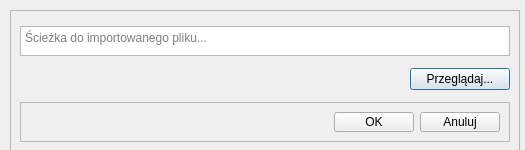
<?xml version="1.0" encoding="UTF-8"?>
<ui version="4.0">
 <class>QDialogImportBrowser</class>
 <widget class="QDialog" name="QDialogImportBrowser">
  <property name="geometry">
   <rect>
    <x>0</x>
    <y>0</y>
    <width>525</width>
    <height>150</height>
   </rect>
  </property>
  <property name="sizePolicy">
   <sizepolicy hsizetype="Fixed" vsizetype="Fixed">
    <horstretch>0</horstretch>
    <verstretch>0</verstretch>
   </sizepolicy>
  </property>
  <property name="minimumSize">
   <size>
    <width>525</width>
    <height>150</height>
   </size>
  </property>
  <property name="maximumSize">
   <size>
    <width>525</width>
    <height>150</height>
   </size>
  </property>
  <property name="windowTitle">
   <string>Import z pliku .csv</string>
  </property>
  <property name="locale">
   <locale language="Polish" country="Poland"/>
  </property>
  <widget class="QFrame" name="frameFilepath">
   <property name="geometry">
    <rect>
     <x>10</x>
     <y>10</y>
     <width>510</width>
     <height>151</height>
    </rect>
   </property>
   <property name="maximumSize">
    <size>
     <width>16777215</width>
     <height>500</height>
    </size>
   </property>
   <property name="frameShape">
    <enum>QFrame::StyledPanel</enum>
   </property>
   <property name="frameShadow">
    <enum>QFrame::Raised</enum>
   </property>
   <layout class="QVBoxLayout" name="verticalLayout_2">
    <item>
     <widget class="QPlainTextEdit" name="providedFilepath">
      <property name="maximumSize">
       <size>
        <width>10000</width>
        <height>30</height>
       </size>
      </property>
      <property name="placeholderText">
       <string>Ścieżka do importowanego pliku...</string>
      </property>
     </widget>
    </item>
    <item alignment="Qt::AlignRight">
     <widget class="QPushButton" name="pushButton">
      <property name="minimumSize">
       <size>
        <width>100</width>
        <height>0</height>
       </size>
      </property>
      <property name="text">
       <string>Przeglądaj...</string>
      </property>
     </widget>
    </item>
    <item>
     <widget class="QFrame" name="frame">
      <property name="maximumSize">
       <size>
        <width>16777215</width>
        <height>40</height>
       </size>
      </property>
      <property name="frameShape">
       <enum>QFrame::StyledPanel</enum>
      </property>
      <property name="frameShadow">
       <enum>QFrame::Raised</enum>
      </property>
      <layout class="QHBoxLayout" name="horizontalLayout">
       <item>
        <spacer name="horizontalSpacer">
         <property name="orientation">
          <enum>Qt::Horizontal</enum>
         </property>
         <property name="sizeHint" stdset="0">
          <size>
           <width>40</width>
           <height>20</height>
          </size>
         </property>
        </spacer>
       </item>
       <item>
        <widget class="QPushButton" name="pushButton_3">
         <property name="text">
          <string>OK</string>
         </property>
        </widget>
       </item>
       <item>
        <widget class="QPushButton" name="pushButton_2">
         <property name="text">
          <string>Anuluj</string>
         </property>
        </widget>
       </item>
      </layout>
     </widget>
    </item>
   </layout>
  </widget>
 </widget>
 <resources/>
 <connections/>
</ui>
